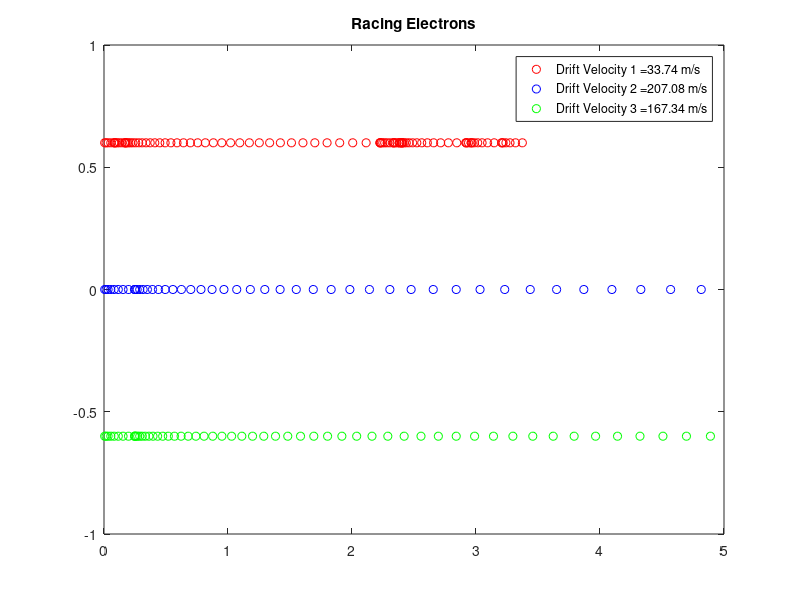

Here is the MATLAB script that generated this plot:
function [] = simple_1D_electron_simulator()
% Variables
    global C
    C.q_0 = 1.60217653e-19;             % electron charge
    C.hb = 1.054571596e-34;             % Dirac constant
    C.h = C.hb * 2 * pi;                % Planck constant
    C.m_0 = 9.10938215e-31;             % electron mass
    C.kb = 1.3806504e-23;               % Boltzmann constant
    C.eps_0 = 8.854187817e-12;          % vacuum permittivity
    C.mu_0 = 1.2566370614e-6;           % vacuum permeability
    C.c = 299792458;                    % speed of light
    C.g = 9.80665;                      % metres (32.1740 ft) per s²
    
    time_steps = 100;
    
% Initialization
force = 5e-27;
electron = [0 0]; 
acceleration1 = force/C.m_0;
acceleration2 = force/C.m_0;
acceleration3 = force/C.m_0;
electron1(1) = 0; %position
electron1(2) = 0; %velocity
electron2(1) = 0; %position
electron2(2) = 0; %velocity
electron3(1) = 0; %position
electron3(2) = 0; %velocity

vf1 = 0;
xf1 = 0;
vf2 = 0;
xf2 = 0;
vf3 = 0;
xf3 = 0;
simTime = 0.001;
drift_velocity1 = 0;
drift_velocity2 = 0;
drift_velocity3 = 0;
average_drift_velocity1 = 0;
average_drift_velocity2 = 0;
average_drift_velocity3 = 0;

figure(1)
clf

for z = 2:time_steps
    r1 = rand;
    r2 = rand;
    r3 = rand;
    r11 = rand;
    r22 = rand;
    r33 = rand;
    if r1 <= 0.04
        if r11 <=0.5
            acceleration1 = acceleration1*1.25;
        else
            acceleration1 = acceleration1*0.75;
        end
        vf1 = 0;
    else
        vf1 = electron1(2) + acceleration1*simTime;
    end
    xf1 = electron1(1) + vf1*simTime;
    
    
    if r2 <= 0.04
        if r22 <=0.5
            acceleration2 = acceleration2*1.25;
        else
            acceleration2 = acceleration2*0.75;
        end
        vf2 = 0;
    else
        vf2 = electron2(2) + acceleration2*simTime;
    end
    xf2 = electron2(1) + vf2*simTime;
    
    
    if r3 <= 0.04
        if r33 <=0.5
            acceleration3 = acceleration3*1.25;
        else
            acceleration3 = acceleration3*0.75;
        end
        vf3 = 0;
    else
        vf3 = electron3(2) + acceleration3*simTime;
    end
    xf3 = electron3(1) + vf3*simTime;

    electron1(2) = vf1;
    electron1(1) = xf1;
    electron2(2) = vf2;
    electron2(1) = xf2;
    electron3(2) = vf3;
    electron3(1) = xf3;
    
    drift_velocity1 = drift_velocity1 + vf1;
    drift_velocity2 = drift_velocity2 + vf2;
    drift_velocity3 = drift_velocity3 + vf3;
    
    average_drift_velocity1 = drift_velocity1/z;
    average_drift_velocity2 = drift_velocity2/z;
    average_drift_velocity3 = drift_velocity3/z;
    plot(xf1, 0.6, 'ro')
    hold on
    plot(xf2, 0, 'bo')
    hold on
    plot(xf3, -0.6, 'go')
    
    xlim([0, 5]);
    ylim([-1 1]);
    title('Racing Electrons');
    legend(strcat('Drift Velocity 1 = ', num2str(round(average_drift_velocity1*100)/100),' m/s'), ...
        strcat('Drift Velocity 2 = ', num2str(round(average_drift_velocity2*100)/100),' m/s'),...
        strcat('Drift Velocity 3 = ', num2str(round(average_drift_velocity3*100)/100),' m/s')); 
    hold on
    pause(.1)
end

end
